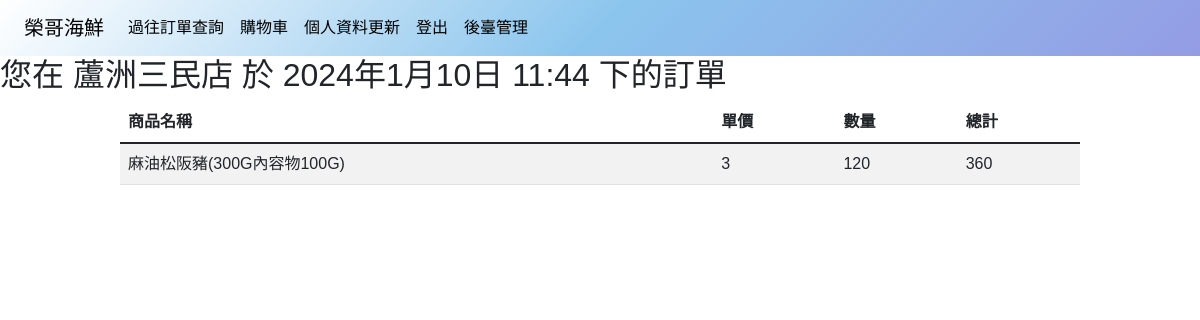
Page /OrderManagement/past_order_details/62/ on the committed database.
### member/models.py (models this page shows, shortened)
class Branchs(models.Model):
    Name=models.CharField(max_length=15,verbose_name='店家名稱')
    address = models.CharField(max_length=255,verbose_name='店家地址')
    phone_number = models.CharField(max_length=15,verbose_name='店家電話')
    class Meta:
        verbose_name = "店家"
        verbose_name_plural = '店家'  # 中文名稱

### OrderManagement/models.py (models this page shows, shortened)
class Orders(models.Model):
    State_CHOICES = (
        (0, '代處理'),
        (1, '已處理'),
    )
    Delivery_CHOICES = (
        (0, '自取'),
        (1, '寄送'),
    )
    Payment_CHOICES = (
        (0, '親自付款'),
        (1, '貨到付款'),
    )
    User=models.ForeignKey(User, on_delete=models.DO_NOTHING,verbose_name="類別")
    branch = models.ForeignKey(Branchs,on_delete=models.DO_NOTHING,verbose_name='店家',null=True, blank=True)
    Time=models.DateTimeField(auto_now_add=True)
    Delivery_method=models.IntegerField(choices=Delivery_CHOICES,default=1,verbose_name="運送方式",null=True, blank=True)
    Delivery_state=models.IntegerField(choices=State_CHOICES,default=1,verbose_name="運送狀態",null=True, blank=True)
    Payment_method=models.IntegerField(choices=Payment_CHOICES,default=1,verbose_name="付款方式",null=True, blank=True)
    Payment_time=models.DateTimeField(null=True, blank=True,verbose_name='付款時間')
    Address = models.CharField(max_length=255,verbose_name='地址')
    Total=models.IntegerField(null=False,verbose_name='總價格')
    class Meta:
        verbose_name = "訂單"
        verbose_name_plural = '訂單'

class OrderDetails(models.Model):
    Order = models.ForeignKey(Orders, on_delete=models.CASCADE,verbose_name='訂單編號')
    Products=models.ForeignKey(Products,on_delete=models.DO_NOTHING,verbose_name='商品')
    Number=models.IntegerField(verbose_name="數量")
    Price=models.IntegerField(null=False,verbose_name='價格')
    Total=models.IntegerField(null=False,verbose_name='總價格')
    class Meta:
        verbose_name = "訂單明細"
        verbose_name_plural = '訂單明細'

### Product/models.py (models this page shows, shortened)
class Products(models.Model):
    Sh_CHOICES = (
        (0, '下架'),
        (1, '上架'),
    )
    Category=models.ForeignKey(Categories, on_delete=models.CASCADE,verbose_name="類別",null=True, blank=True)
    Item_name=models.CharField(max_length=99,verbose_name="貨品名稱",null=True, blank=True)
    Price=models.IntegerField(verbose_name="建議售價")
    Import_price=models.IntegerField(verbose_name="成本價")
    Specification=models.CharField(max_length=99,verbose_name="規格",null=True, blank=True)
    Sh=models.IntegerField(choices=Sh_CHOICES,default=1,verbose_name="上/下架")
    class Meta:
        verbose_name = "商品管理"
        verbose_name_plural = '商品管理'  # 中文名稱

### OrderManagement/views.py (the view)
# urls.py: path('past_order_details/<int:order_id>/', views.past_order_details, name='past_order_details'),
def past_order_details(request, order_id):
    order = Orders.objects.get(id=order_id)
    order_details = OrderDetails.objects.filter(Order_id=order.id)
    branch_name = Branchs.objects.get(pk=order.branch_id).Name
    details_with_product_names = []
    for detail in order_details:
        product_name = Products.objects.get(id=detail.Products_id).Item_name
        detail_info = {
            'detail': detail,
            'product_name': product_name
        }
        details_with_product_names.append(detail_info)
    context = {
        'order': order,
        'branch_name': branch_name,
        'details_with_product_names': details_with_product_names
    }
    return render(request, 'past_order_details.html', context)

### OrderManagement/templates/past_order_details.html (shortened to what this page needs)
{% extends 'index/base.html' %} {% load static %}  {% block content %}
<h2>您在 {{ branch_name }} 於 {{order.Time}} 下的訂單</h2>
<div class="addtocart_outer">
    <div class="addtocart_inner">
      <div class="table-responsive">
        <table class="table table-striped">
            <thead>
                <tr>
                    <th>商品名稱</th>
                    <th>單價</th>
                    <th>數量</th>
                    <th>總計</th>
                </tr>
            </thead>
            <tbody>
                {% for item in details_with_product_names %}
                    <tr>
                        <td>{{ item.product_name }}</td>
                        <td>{{ item.detail.Number }}</td>
                        <td>{{ item.detail.Price }}</td>
                        <td>{{ item.detail.Total }}</td>
                    </tr>
                {% endfor %}
            </tbody>
        </table>
    </div>
</div>
{% endblock %}

### OrderManagement/templates/past_order_details.html (style rules this page uses)
.addtocart_inner { width: 80%; margin: auto; }

### rows in the picture
Branchs: Name "蘆洲三民店"
Orders: Time "2024年1月10日 11:44"
OrderDetails: product_name "麻油松阪豬(300G內容物100G)", detail.Number "3", detail.Price "120", detail.Total "360"
